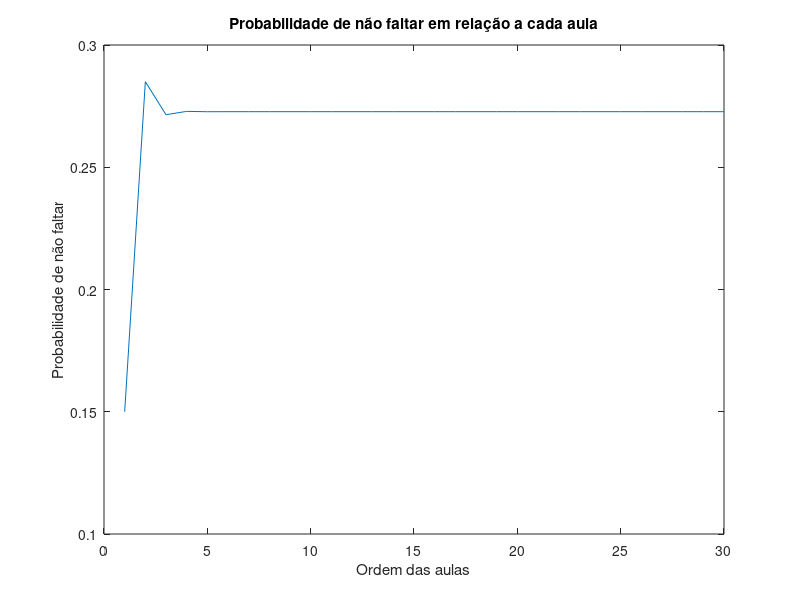

This figure's MATLAB source:
%%Considere a seguinte situacao e responda as alıneas abaixo:
%Um aluno do primeiro ano de um curso de Engenharia tem todas as semanas 2 aulas Teorico-Praticas de 
%uma Unidade Curricular X as 9:00,  as quartas e sextas. `
%Todos os dias que tem aulas desta UC, o aluno decide se vai a aula ou n ` ao da seguinte forma: Se tiver ˜
%estado presente na aula anterior a probabilidade de ir a aula ` e 70%; se faltou ´ a anterior, a probabilidade `
%de ir e 80%.

%(a) Se estiver presente na aula de quarta numa determinada semana, qual a probabilidade de estar
%presente na aula de quarta da semana seguinte?
%Sugestao: Comece por definir a matriz de transicao de estados e o vetor estado correspondentes.

%A-- ir à aula
%B-- não ir à aula

%Matriz Transição de estados
%    A        B
%A   0.7      0.8
%B   0.3      0.2

Matriz = [0.7, 0.8; 0.3, 0.2];
vetor = [1; 0];

%vetor -->Não faltar  1
%         Faltar      0

ProximaSemana = (Matriz^2) * vetor;

fprintf("Alínea A --------------------");
fprintf("\nProbabilidade de não faltar à aula da próxima quarta-feira, sendo que não faltou na quarta anterior, é igual a %f", ProximaSemana(1, 1)); 

%b)Se nao estiver presente na aula de quarta numa determinada semana, qual a probabilidade de estar ˜
%presente na aula de quarta da semana seguinte?
vetor = [0; 1];
ProximaSemana = (Matriz^2) * vetor;
fprintf("\n");
fprintf("\nAlínea B--------------------");
fprintf("\nProbabilidade de não faltar à aula da próxima quarta-feira, sendo que faltou na quarta anterior, é igual a %f", ProximaSemana(1, 1)); 


%c)Sabendo que esteve presente na primeira aula, qual a probabilidade de estar na ultima aula, assu- ´
%mindo que o semestre tem exactamente 15 semanas de aulas e nao existem feriados? 

UltimaAula = Matriz^29 *[1; 0];
fprintf("\n\nAlínea C)-----------------");
fprintf("\nProbabilidade de estar presente na última aula, sendo que foi à primeira, é igual a %f", UltimaAula(1, 1));

%d)Represente num grafico a probabilidade de faltar a cada uma das 30 aulas, assumindo que a proba- ´
%bilidade de estar presente na primeira aula e de 85%.

vetor = [0.85; 0.15];
probs = zeros(1, 30);
Aula = 1:30;
for i =1:30
    proximaAula = Matriz^(i-1) * vetor;
    probs(i) = proximaAula(2);
end

figure
plot(Aula, probs);
xlabel("Ordem das aulas");
ylabel("Probabilidade de não faltar");
title("Probabilidade de não faltar em relação a cada aula");







